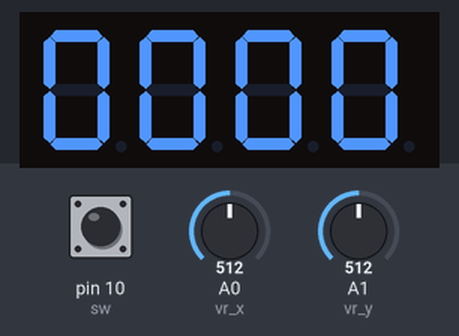
The sketch below on a simulated Arduino Uno, built with avr-gcc and run on an emulated ATmega328P. On the bench: 4-digit seven-segment display. Wiring (inferred from the names in the program): 4-digit 7-segment display, segments lit when LOW: segments pin 2, pin 3, pin 4, pin 5, pin 6, pin 7, pin 8, pin 9; digit selects A2, A3, A4, A5. The inputs (shaded band) are chosen by the test bench; at power-on: A0 (vr_x) = 512, A1 (vr_y) = 512, pin 10 (sw) HIGH. The segment pins are drawn as the display they are named for.

Above: at 1.2 s.
1.3 s: A0 (vr_x) set to 900
At 1.55 s:
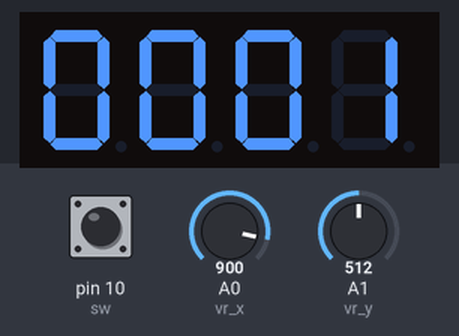
4.3 s: A1 (vr_y) set to 761
At 4.9 s:
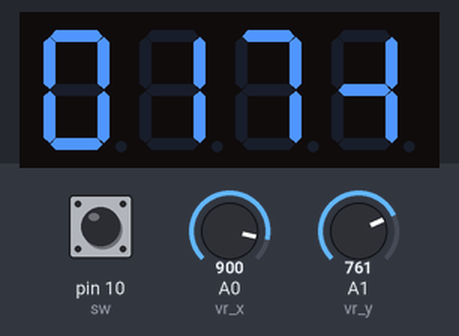
7.3 s: A1 (vr_y) set to 768
10.3 s: A1 (vr_y) set to 900
At 10.9 s:
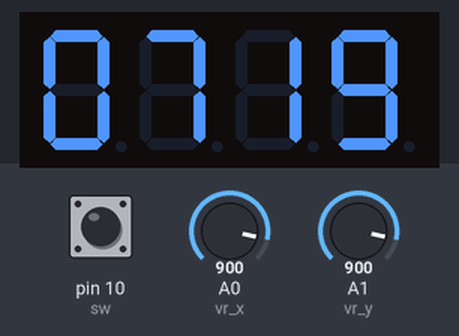

The sketch:

indicator-4-7-gehirn.ino
```cpp
//#define button1 10

// Пины сегментов (A, B, C, D, E, F, G, DP)
const int segPins[] = {2,3,4,5,6,7,8};
#define a 2
#define b 3
#define c 4
#define d 5
#define e 6
#define f 7
#define g 8
#define dp 9


// Пины общих анодов для 4-х разрядов (D1, D2, D3, D4)
const int digitPins[4] = {A2, A3, A4, A5};
#define D1 A2
#define D2 A3
#define D3 A4
#define D4 A5

uint64_t timeStamp = 0; // для задержки это


#define vr_x A0 // пины джойстика
#define vr_y A1
#define sw 10

int16_t vr_x_data = 0;
int16_t vr_y_data = 0;
int8_t sw_data = 0;
int8_t crd = 9;

// Маска цифр от 0 до 9 для общего анода (0 — сегмент горит, 1 — не горит)
const byte digitCode[10][7] = { // просто резервная альтернатива
  {0, 0, 0, 0, 0, 0, 1}, // 0
  {1, 0, 0, 1, 1, 1, 1}, // 1
  {0, 0, 1, 0, 0, 1, 0}, // 2
  {0, 0, 0, 0, 1, 1, 0}, // 3
  {1, 0, 0, 1, 1, 0, 0}, // 4
  {0, 1, 0, 0, 1, 0, 0}, // 5
  {0, 1, 0, 0, 0, 0, 0}, // 6
  {0, 0, 0, 1, 1, 1, 1}, // 7
  {0, 0, 0, 0, 0, 0, 0}, // 8
  {0, 0, 0, 0, 1, 0, 0}  // 9
};

//      A             ...2...
//   F     B          7  .  3
//      G             ...8...
//   E     c          6  .  4
//      D     DP      ...5...  9

void setup() {
  Serial.begin(9600);

 // pinMode(button1, INPUT_PULLUP); // кнопкa

  pinMode(a, OUTPUT); // сегменты индикатора
  pinMode(b, OUTPUT);
  pinMode(c, OUTPUT);
  pinMode(d, OUTPUT);
  pinMode(e, OUTPUT);
  pinMode(f, OUTPUT);
  pinMode(g, OUTPUT);
  pinMode(dp, OUTPUT);

  pinMode(D1, OUTPUT); // разряды индикатора
  pinMode(D2, OUTPUT);
  pinMode(D3, OUTPUT);
  pinMode(D4, OUTPUT);

  pinMode(sw, INPUT_PULLUP); // кнопка джойстика
}


void switch_digits(uint8_t number) { // зажигание сегментов так шобы цифорки получались
  if (number == 0) {
    digitalWrite(a, LOW); digitalWrite(b, LOW); digitalWrite(c, LOW); digitalWrite(d, LOW);   // say 0
    digitalWrite(e, LOW); digitalWrite(f, LOW); digitalWrite(g, HIGH); digitalWrite(dp, HIGH);
  }
  if (number == 1) {
    digitalWrite(a, HIGH); digitalWrite(b, LOW); digitalWrite(c, LOW); digitalWrite(d, HIGH);   // say 1
    digitalWrite(e, HIGH); digitalWrite(f, HIGH); digitalWrite(g, HIGH); digitalWrite(dp, HIGH);
  }
  if (number == 2) {
    digitalWrite(a, LOW); digitalWrite(b, LOW); digitalWrite(c, HIGH); digitalWrite(d, LOW);   // say 2
    digitalWrite(e, LOW); digitalWrite(f, HIGH); digitalWrite(g, LOW); digitalWrite(dp, HIGH);
  }
  if (number == 3) {
    digitalWrite(a, LOW); digitalWrite(b, LOW); digitalWrite(c, LOW); digitalWrite(d, LOW);   // say 3
    digitalWrite(e, HIGH); digitalWrite(f, HIGH); digitalWrite(g, LOW); digitalWrite(dp, HIGH);
  }
  if (number == 4) {
    digitalWrite(a, HIGH); digitalWrite(b, LOW); digitalWrite(c, LOW); digitalWrite(d, HIGH);   // say 4
    digitalWrite(e, HIGH); digitalWrite(f, LOW); digitalWrite(g, LOW); digitalWrite(dp, HIGH);
  }
  if (number == 5) {
    digitalWrite(a, LOW); digitalWrite(b, HIGH); digitalWrite(c, LOW); digitalWrite(d, LOW);   // say 5
    digitalWrite(e, HIGH); digitalWrite(f, LOW); digitalWrite(g, LOW); digitalWrite(dp, HIGH);
  }
  if (number == 6) {
    digitalWrite(a, LOW); digitalWrite(b, HIGH); digitalWrite(c, LOW); digitalWrite(d, LOW);   // say 6
    digitalWrite(e, LOW); digitalWrite(f, LOW); digitalWrite(g, LOW); digitalWrite(dp, HIGH);
  }
  if (number == 7) {
    digitalWrite(a, LOW); digitalWrite(b, LOW); digitalWrite(c, LOW); digitalWrite(d, HIGH);   // say 7
    digitalWrite(e, HIGH); digitalWrite(f, HIGH); digitalWrite(g, HIGH); digitalWrite(dp, HIGH);
  }
  if (number == 8) {
    digitalWrite(a, LOW); digitalWrite(b, LOW); digitalWrite(c, LOW); digitalWrite(d, LOW);   // say 8
    digitalWrite(e, LOW); digitalWrite(f, LOW); digitalWrite(g, LOW); digitalWrite(dp, HIGH);
  }
  if (number == 9) {
    digitalWrite(a, LOW); digitalWrite(b, LOW); digitalWrite(c, LOW); digitalWrite(d, LOW);   // say 9
    digitalWrite(e, HIGH); digitalWrite(f, LOW); digitalWrite(g, LOW); digitalWrite(dp, HIGH);
  }
  if (number == 10) {
    digitalWrite(a, HIGH); digitalWrite(b, HIGH); digitalWrite(c, HIGH); digitalWrite(d, HIGH);   // say point
    digitalWrite(e, HIGH); digitalWrite(f, HIGH); digitalWrite(g, HIGH); digitalWrite(dp, LOW);
  }

  if (number == 11) {
    digitalWrite(D1, LOW); digitalWrite(D2, LOW); digitalWrite(D3, LOW); digitalWrite(D4, LOW);
    digitalWrite(a, HIGH); digitalWrite(b, HIGH); digitalWrite(c, HIGH); digitalWrite(d, HIGH);   //don`t say anything
    digitalWrite(e, HIGH); digitalWrite(f, HIGH); digitalWrite(g, HIGH); digitalWrite(dp, HIGH);
 }
}

void switch_zone(uint8_t number, uint8_t status) { // переключение разряда
  if(status == 0) digitalWrite(number, HIGH);
  else digitalWrite(number, LOW);
}

uint8_t digit = 0;  // Функция вывода 4-значного числа
void printNumber(int *arr, size_t size) {

    switch_zone(digitPins[digit], 0);
    switch_digits(arr[digit]);

    delay(3);

    switch_zone(digitPins[digit], 1);
    switch_digits(11);

  digit += 1;
  if (digit >= 4) digit = 0;
}


void j_data() { // мозги джойстика
  vr_x_data = map(analogRead(vr_x), 0, 1023, -100, 100); // преобразование диапазонов
  vr_y_data = map(analogRead(vr_y), 0, 1023, -100, 100);
  sw_data = digitalRead(sw);

  if(vr_x_data > 50 && vr_y_data < 50) crd = 1;  // вперёд по оси х
  if(vr_x_data < -50 && vr_y_data < 50) crd = -1;  // назад по оси х

  if(vr_x_data < 50 && vr_y_data > 50) crd = 2;  // вперёд по оси у
  if(vr_x_data < 50 && vr_y_data < -50) crd = -2;  // назад по оси у

  if(vr_x_data > 50 && vr_y_data > 50) crd = 3;  // вперёд по диагонали х y
  if(vr_x_data < -50 && vr_y_data < -50) crd = -3;  // назад по дагонали x y

  if(vr_x_data > 50 && vr_y_data < -50) crd = 4;  // вперёд по диагонали -y -x
  if(vr_x_data < -50 && vr_y_data > 50) crd = -4;  // назад по диагонали -y -x

  if(vr_x_data < 50 && vr_y_data < 50 && vr_x_data > -50 && vr_y_data > -50) crd = 0;  // нейтральное положение

}

boolean timer (int delayy) { // сверка времени задержки
  if (millis() - timeStamp >= delayy) {
    timeStamp += delayy;
     return true;
  } else return false;
 }


int16_t number = 0000;
uint16_t digits[4] = {0,0,0,0};
uint16_t delay_time = 200;

void loop() {
  j_data();
  //Serial.println("vr_x: "+String(vr_x_data)+" vr_y: "+String(vr_y_data)+" sw: "+String(sw_data)+"    crd: "+String(crd));

  if(timer(delay_time) == true) {

    if(crd == 1) number += 1;  // операции над числом в зависимости от положения джойстика
    if(crd == -1) number -= 1;
    if(crd == 2) number = 0;
    if(crd == -2) number += 100;

     delay_time -= 10; // ускорение смены числа
     if (crd == 0) delay_time = 200;
     if(delay_time < 10) delay_time = 10;

    if(number < 0) number = 9999;
    if(number > 9999) number = 0;

    //if(sw_data == 0) status = !status;
    //if(status == false) switch_digits(11);

    digits[0] = (number / 1000) % 10;
    digits[1] = (number / 100) % 10;
    digits[2] = (number / 10) % 10;
    digits[3] = number % 10;
  }

  printNumber(digits, 4);

}
```

Measured:
- after the input at 1.3 s, the display: changes after 0.16 s (image 1)
